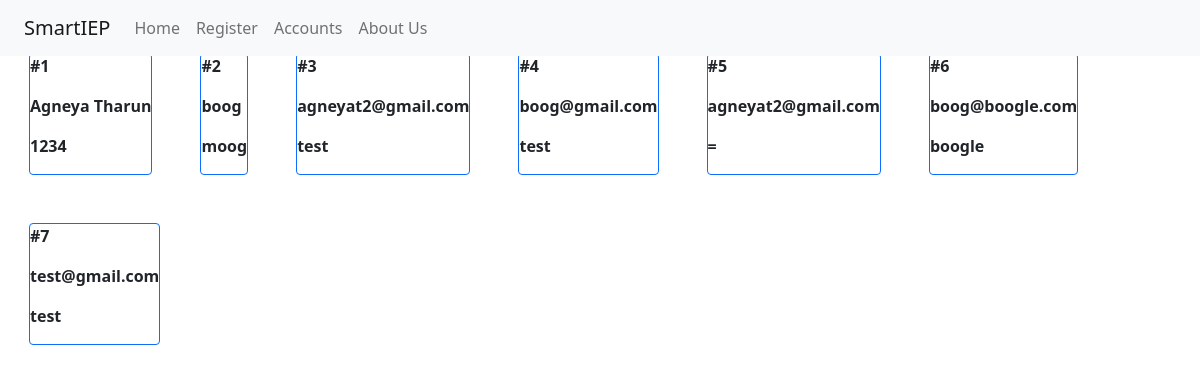
Page /accounts on the earlier database version.
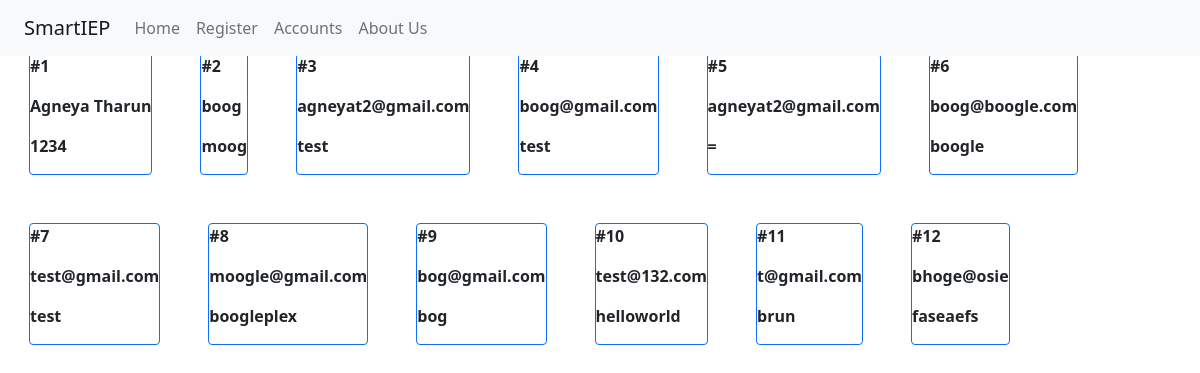
Same page on the later database version.
### app.py (models this page shows)
class Accounts(db.Model):
	__tablename__ = 'accounts'
	account_id = db.Column(db.Integer, primary_key=True)
	username = db.Column(db.String(200),nullable=False)
	password = db.Column(db.String(200),nullable=False)

### app.py (the view)
@app.route("/accounts")
def account():
	accounts = Accounts.query.all()
	return render_template('accounts.html',accounts=accounts)

### templates/accounts.html (shortened to what this page needs)
<!DOCTYPE html>
<html lang="en">
    <head>
        <link href="https://cdn.jsdelivr.net/npm/bootstrap@5.0.2/dist/css/bootstrap.min.css" rel="stylesheet">
    </head>
    <header>
      {% include 'nav.html' %}
    </header>
    <body>
        <div class="content">
            {% for account in accounts %}
                <div class="m-4 border border-primary rounded">
                    <p><b>#{{ account.account_id }}</b></p>
                    <p><b>{{ account.username }}</b></p>
                    <p><b>{{ account.password }}</b></p>
                </div>
            {% endfor %}
        </div>
    </body>
</html>

### templates/nav.html
<nav class="px-4 navbar fixed-top navbar-expand-lg navbar-light bg-light">
    <a class="navbar-brand" href="#">SmartIEP</a>
    <div id="navbarText">
      <ul class="navbar-nav mr-auto">
        <li class="nav-item active">
          <a class="nav-link" href="/">Home</a>
        </li>
        <li class="nav-item">
          <a class="nav-link" href="register">Register</a>
        </li>
        <li class="nav-item">
          <a class="nav-link" href="accounts">Accounts</a>
        </li>
        <li class="nav-item">
            <a class="nav-link" href="#">About Us</a>
          </li>
      </ul>
    </div>
  </nav>

### templates/accounts.html (style rules this page uses)
.content { margin: 5px; width: 100%; display: flex; flex-direction: row; flex-wrap: wrap; }

Differences in the rows shown:
added Accounts: account_id "8", username "moogle@gmail.com", password "boogleplex"
added Accounts: account_id "9", username "bog@gmail.com", password "bog"
added Accounts: account_id "10", username "test@132.com", password "helloworld"
added Accounts: account_id "11", username "t@gmail.com", password "brun"
added Accounts: account_id "12", username "bhoge@osie", password "faseaefs"
